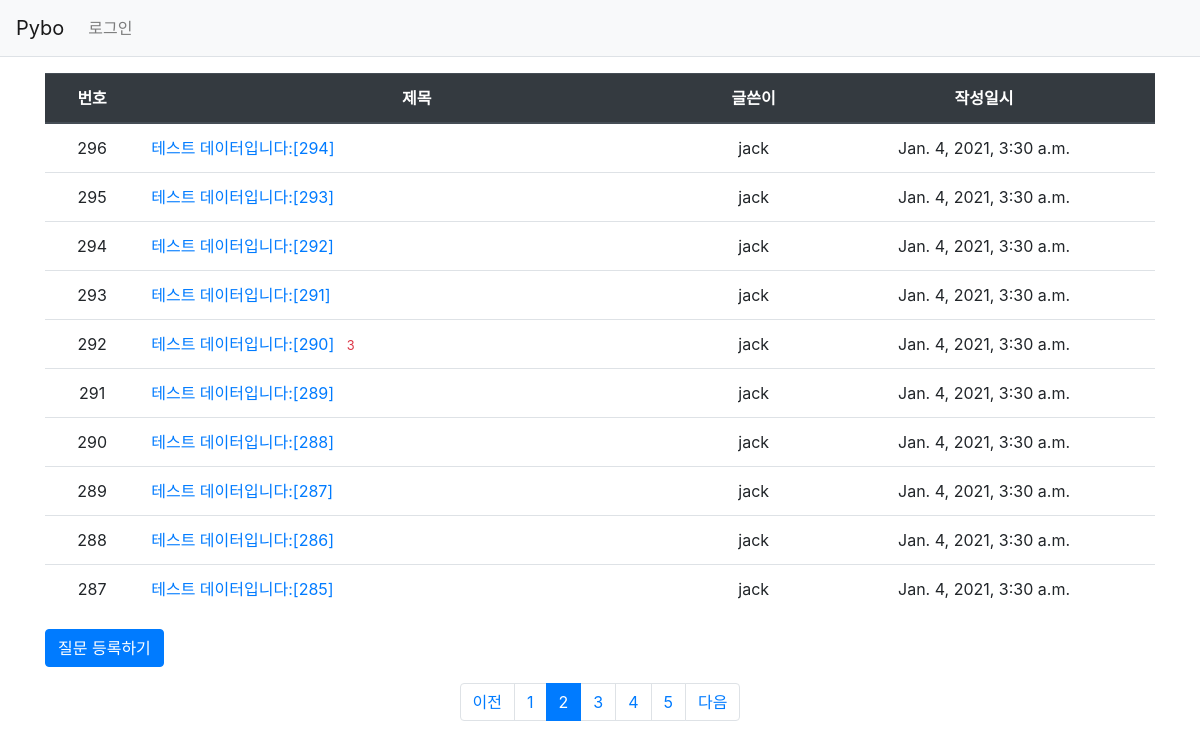
Page /pybo/?page=2 on the committed database.
### apps/pybo/models.py (models this page shows, shortened)
class Question(models.Model):
    author = models.ForeignKey(User, on_delete=models.CASCADE)
    subject = models.CharField(max_length=200)
    content = models.TextField()
    create_date = models.DateTimeField()
    modify_date = models.DateTimeField(null=True, blank=True)

### apps/pybo/views.py (the view)
# urls.py: path('', views.index, name='index'),
def index(request):
    question_list = Question.objects.order_by('-create_date')
    page = request.GET.get('page', '1')  # 페이징 방식은 get 방식으로 처리하며 이 때, 해당 값을 받을 page 변수는 page, 기본값은 1
    """
        page_obj 의 속성

        항목	설명
        paginator.count	        전체 게시물 개수
        paginator.per_page	    페이지당 보여줄 게시물 개수
        paginator.page_range	페이지 범위
        number	                현재 페이지 번호
        previous_page_number	이전 페이지 번호
        next_page_number	    다음 페이지 번호
        has_previous	        이전 페이지 유무
        has_next	            다음 페이지 유무
        start_index	            현재 페이지 시작 인덱스(1부터 시작)
        end_index	            현재 페이지의 끝 인덱스(1부터 시작)
    """
    paginator = Paginator(question_list, 10)  # 한 페이지당 10개씩 보여주기
    page_obj = paginator.get_page(page)
    context = {'question_list': page_obj}
    return render(request, 'pybo/question_list.html', context)

### apps/pybo/templatetags/pybo_filter.py (called while the page is built)
@register.filter
def sub(value, arg):
    return value - arg

### templates/pybo/question_list.html (shortened to what this page needs)
{% extends 'pybo/base.html' %}
{% load pybo_filter %}
{% block content %}
    <div class="container my-3">
        <table class="table">
            <thead>
            <tr class="text-center thead-dark">
                <th>번호</th>
                <th style="width: 50%">제목</th>
                <th>글쓴이</th>
                <th>작성일시</th>
            </tr>
            </thead>
            <tbody>
            {% if question_list %}
                {% for question in question_list %}
                    <tr class="text-center">
                        <td>{{ question_list.paginator.count|sub:question_list.start_index|sub:forloop.counter0|add:1 }}</td>
                        <td class="text-left">
                            <a href="{% url 'pybo:detail' question.id %}">{{ question.subject }}</a>
                            {% if question.answer_set.count > 0 %}
                                <span class="text-danger small ml-2">{{ question.answer_set.count }}</span>
                            {% endif %}
                        </td>
                        <td>{{ question.author }}</td>
                        <td>{{ question.create_date }}</td>
                    </tr>
                {% endfor %}
            {% else %}
                <tr>
                    <td colspan="3">질문이 없습니다.</td>
                </tr>
            {% endif %}
            </tbody>
        </table>
        <a href="{% url 'pybo:question_create' %}" class="btn btn-primary">질문 등록하기</a>
    </div>
    <ul class="pagination justify-content-center">
        {% if question_list.has_previous %}
            <li class="page-item">
                <a class="page-link" href="?page={{ question_list.previous_page_number }}">이전</a>
            </li>
        {% endif %}
        {% for page_number in question_list.paginator.page_range %}
            {% if page_number >= question_list.number|add:-3 and page_number <= question_list.number|add:3 %}
                {% if page_number == question_list.number %}
                    <li class="page-item active" aria-current="page">
                        <a class="page-link" href="?page={{ page_number }}">{{ page_number }}</a>
                    </li>
                {% else %}
                    <li class="page-item">
                        <a class="page-link" href="?page={{ page_number }}">{{ page_number }}</a>
                    </li>
                {% endif %}
            {% endif %}
        {% endfor %}
        {% if question_list.has_next %}
            <li class="page-item">
                <a class="page-link" href="?page={{ question_list.next_page_number }}">다음</a>
            </li>
        {% endif %}
    </ul>
{% endblock %}

### rows in the picture
Question: paginator.count|sub "296", subject "테스트 데이터입니다:[294]", author "jack", create_date "Jan. 4, 2021, 3:30 a.m."
Question: paginator.count|sub "295", subject "테스트 데이터입니다:[293]", author "jack", create_date "Jan. 4, 2021, 3:30 a.m."
Question: paginator.count|sub "294", subject "테스트 데이터입니다:[292]", author "jack", create_date "Jan. 4, 2021, 3:30 a.m."
Question: paginator.count|sub "293", subject "테스트 데이터입니다:[291]", author "jack", create_date "Jan. 4, 2021, 3:30 a.m."
Question: paginator.count|sub "292", subject "테스트 데이터입니다:[290]", answer_set.count "3", author "jack", create_date "Jan. 4, 2021, 3:30 a.m."
Question: paginator.count|sub "291", subject "테스트 데이터입니다:[289]", author "jack", create_date "Jan. 4, 2021, 3:30 a.m."
Question: paginator.count|sub "290", subject "테스트 데이터입니다:[288]", author "jack", create_date "Jan. 4, 2021, 3:30 a.m."
Question: paginator.count|sub "289", subject "테스트 데이터입니다:[287]", author "jack", create_date "Jan. 4, 2021, 3:30 a.m."
Question: paginator.count|sub "288", subject "테스트 데이터입니다:[286]", author "jack", create_date "Jan. 4, 2021, 3:30 a.m."
Question: paginator.count|sub "287", subject "테스트 데이터입니다:[285]", author "jack", create_date "Jan. 4, 2021, 3:30 a.m."

### other values in the picture
{{ page_number }} "1" "3" "4" "5"
{{ page_number }} "2"
